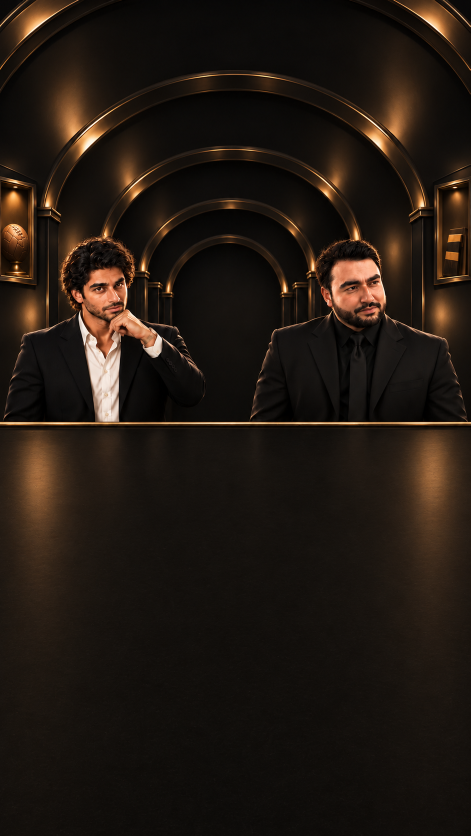
#> input picture project-documents/hc-art/ho-premium-full/black/ENV_ARCHIVE_PHONE_BLACK_P1_RAW.png, 941 x 1672 px (shown at 1/2 size)
$ python align.py ../black/ENV_ARCHIVE_PHONE_BLACK_P1_RAW.png ../black/ENV_COACHES_PHONE_BLACK_P1_RAW.png out.png
#> lines starting #> are read from the running program, lines starting #| are printed output that depends on the picture
# usage: align.py raw.png wooden.webp out.webp  -> ORB homography fit to 3072x1728, prints residual
import sys, cv2, numpy as np
from PIL import Image
raw=np.array(Image.open(sys.argv[1]).convert('RGB')); ref=np.array(Image.open(sys.argv[2]).convert('RGB'))
#> further down, raw is the input picture: shape (1672, 941, 3); mean R, G, B 34.2, 25.1, 17.9
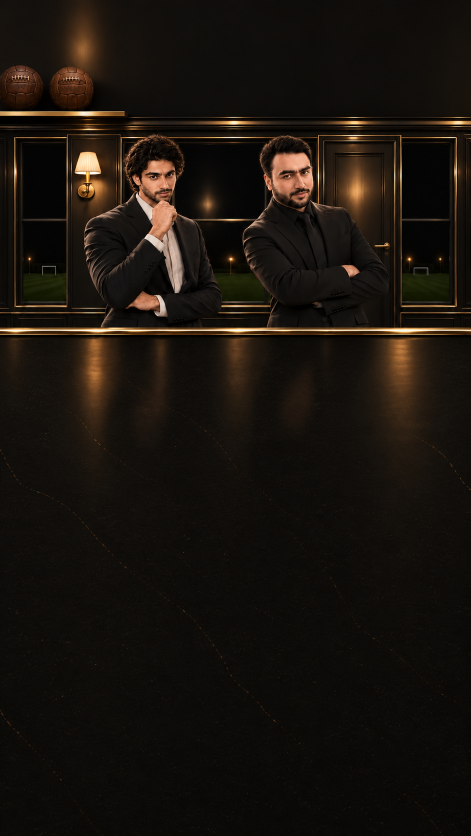
#> input picture project-documents/hc-art/ho-premium-full/black/ENV_COACHES_PHONE_BLACK_P1_RAW.png, 941 x 1672 px (shown at 1/2 size)
#> further down, ref is the input picture: shape (1672, 941, 3); mean R, G, B 25.4, 19.6, 13.8
H0,W0=ref.shape[:2]
#> H0 = 1672; W0 = 941
r0=cv2.resize(raw,(W0,H0),interpolation=cv2.INTER_LANCZOS4)
g1=cv2.cvtColor(ref,cv2.COLOR_RGB2GRAY); g2=cv2.cvtColor(r0,cv2.COLOR_RGB2GRAY)
#> after `g1 = cv2.cvtColor(ref, cv2.COLOR_RGB2GRAY)`:
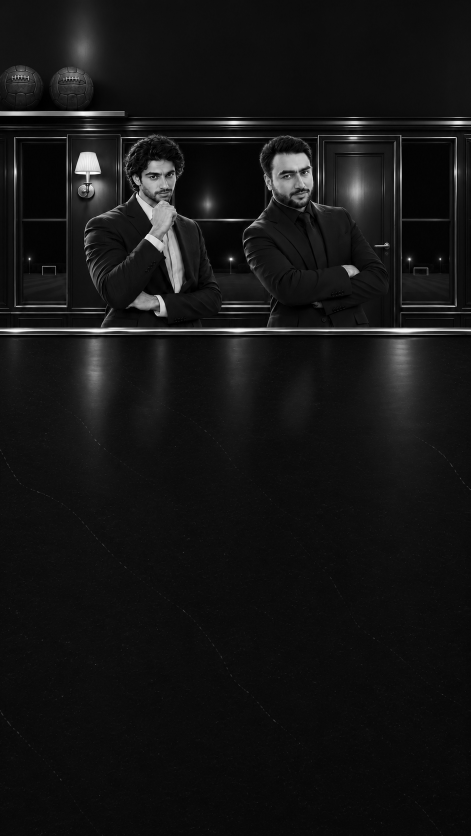
#> g1: shape (1672, 941) (shown at 1/2 size); min 0, max 255, mean 20.6
#> after `g2 = cv2.cvtColor(r0, cv2.COLOR_RGB2GRAY)`:
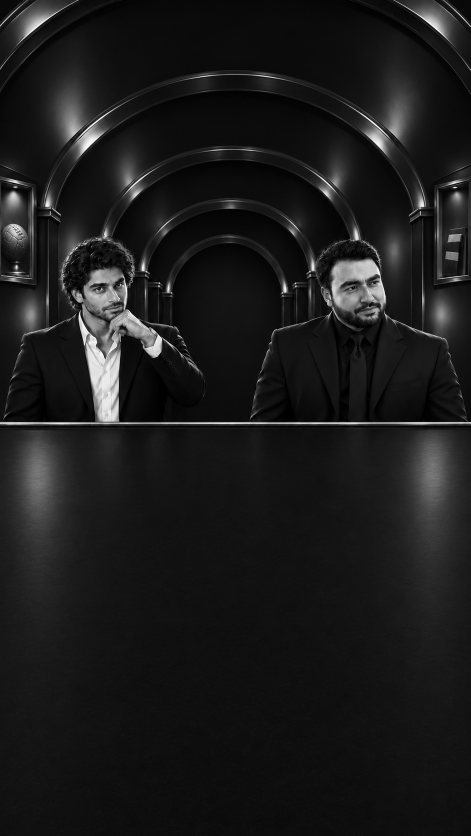
#> g2: shape (1672, 941) (shown at 1/2 size); min 0, max 255, mean 27
orb=cv2.ORB_create(8000); k1,d1=orb.detectAndCompute(g1,None); k2,d2=orb.detectAndCompute(g2,None)
#> after `k1, d1 = orb.detectAndCompute(g1, None)`: k1 = 5538 keypoints; strongest (x, y, size): (909, 277, 31), (274, 386, 31), (290, 476, 31), (273, 388, 31)
#> after `k2, d2 = orb.detectAndCompute(g2, None)`: k2 = 6573 keypoints; strongest (x, y, size): (316, 670, 31), (100, 429, 31), (98, 427, 31), (356, 671, 31)
m=sorted(cv2.BFMatcher(cv2.NORM_HAMMING,crossCheck=True).match(d1,d2),key=lambda x:x.distance)[:1500]
#> m = 1385 matches
p1=np.float32([k1[x.queryIdx].pt for x in m]); p2=np.float32([k2[x.trainIdx].pt for x in m])
#> after `p1 = np.float32([k1[x.queryIdx].pt for x in m])`: p1 = 1385 pairs, first value 31 to 880, second value 135 to 1602
#> after `p2 = np.float32([k2[x.trainIdx].pt for x in m])`: p2 = 1385 pairs, first value 31 to 907, second value 32 to 846
A,inl=cv2.estimateAffinePartial2D(p2,p1,method=cv2.RANSAC,ransacReprojThreshold=4)
#> A = [[0.772, -0.101, 212.9], [0.101, 0.772, -112.9]]; inl = 1385 values, max 1 at index 6, min 0 at index 0, mean 0.123
print('affine',np.round(A,4).tolist(),'inliers',int(inl.sum()),'/',len(m))
#| affine [[0.7724, -0.1012, 212.8577], [0.1012, 0.7724, -112.9421]] inliers 171 / 1385
out=cv2.warpAffine(r0,A,(W0,H0),flags=cv2.INTER_LANCZOS4,borderMode=cv2.BORDER_REPLICATE)
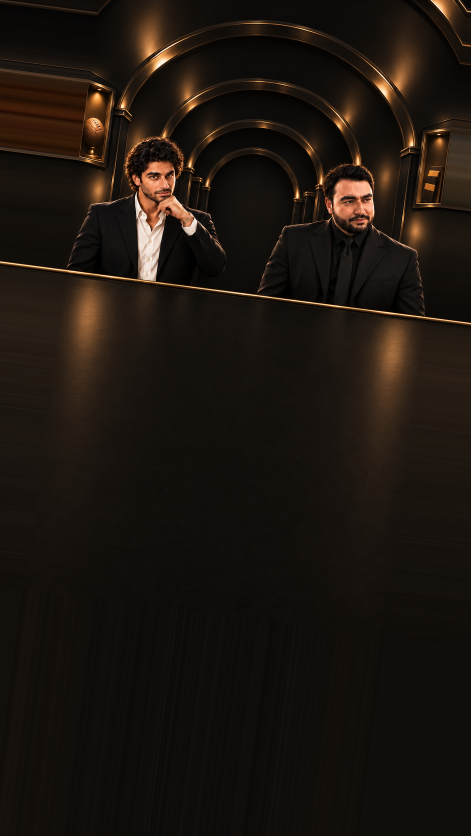
#> out: shape (1672, 941, 3) (shown at 1/2 size); mean R, G, B 28.8, 21.4, 15.4
Image.fromarray(out).save(sys.argv[3],'WEBP',quality=88,method=6)
Image.fromarray(np.hstack([cv2.resize(ref,(960,540)),cv2.resize(out,(960,540))])).save(sys.argv[3]+'.cmp.jpg',quality=85)
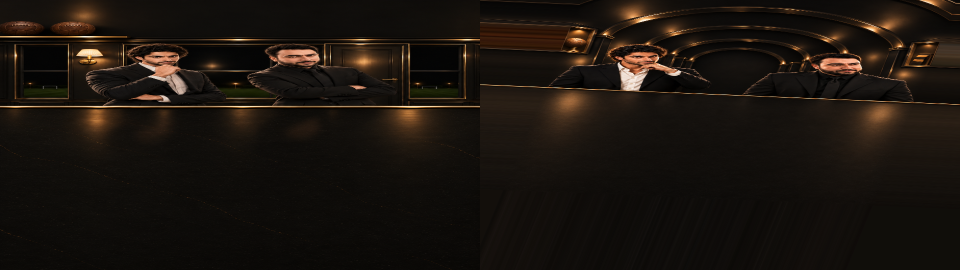
#> saved as out.png.cmp.jpg: PIL image 1920x540 RGB (shown at 1/2 size); mean R, G, B 26.9, 20.4, 14.5
